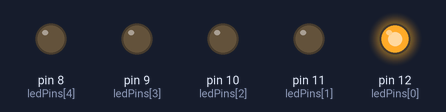
Bench run of a sketch on a simulated Arduino Uno, built with avr-gcc and run on an emulated ATmega328P. Shown: output pins drawn as LEDs (lit = HIGH).

Above: at 0.5 s.
At 2.5 s:
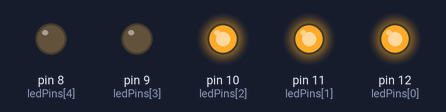
At 3.5 s:
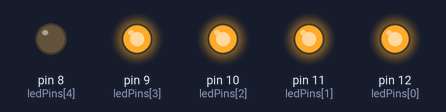
At 5.5 s:
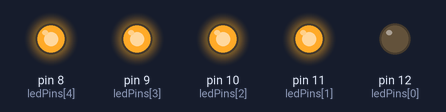
At 8.5 s:
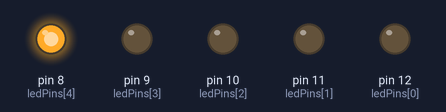
At 11.5 s:
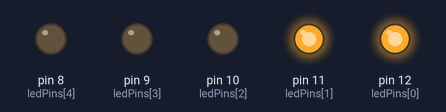
Timing chart, 0 to 13.0 s (numbered marks = the images above):
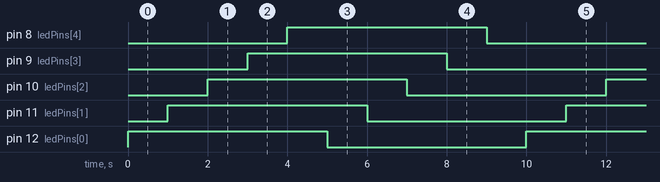

The sketch:

main.ino
```cpp
// Define LED pins
int ledPins[] = {12, 11, 10, 9, 8};  // Red to Blue

void setup() {
  // Set each LED pin as OUTPUT
  for (int i = 0; i < 5; i++) {
    pinMode(ledPins[i], OUTPUT);
  }
}

void loop() {
  // Turn on LEDs one by one from Red to Blue
  for (int i = 0; i < 5; i++) {
    digitalWrite(ledPins[i], HIGH);  // Turn on LED
    delay(1000);                      // Wait 1 second
  }

  // Turn off LEDs one by one from Red to Blue
  for (int i = 0; i < 5; i++) {
    digitalWrite(ledPins[i], LOW);   // Turn off LED
    delay(1000);                      // Wait 1 second
  }
}
```

Measured:
- by itself, pin 8 (ledPins[4]), pin 9 (ledPins[3]), pin 10 (ledPins[2]), pin 11 (ledPins[1]), pin 12 (ledPins[0]): alternates HIGH for 5.0 s and LOW for 5.0 s
- by itself, everything shown: repeats every 10.0 s, in 10 steps
